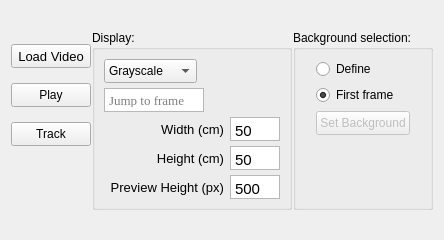
              <widget class="QWidget" name="tab">
               <property name="sizePolicy">
                <sizepolicy hsizetype="Preferred" vsizetype="Minimum">
                 <horstretch>0</horstretch>
                 <verstretch>0</verstretch>
                </sizepolicy>
               </property>
               <property name="minimumSize">
                <size>
                 <width>0</width>
                 <height>240</height>
                </size>
               </property>
               <property name="maximumSize">
                <size>
                 <width>16777215</width>
                 <height>240</height>
                </size>
               </property>
               <property name="baseSize">
                <size>
                 <width>240</width>
                 <height>0</height>
                </size>
               </property>
               <attribute name="title">
                <string>Video</string>
               </attribute>
               <layout class="QGridLayout" name="gridLayout_10">
                <item row="0" column="0">
                 <layout class="QHBoxLayout" name="horizontalLayout_4" stretch="0,0,0">
                  <property name="spacing">
                   <number>1</number>
                  </property>
                  <item>
                   <layout class="QVBoxLayout" name="verticalLayout" stretch="0,0,0,0">
                    <property name="spacing">
                     <number>1</number>
                    </property>
                    <item>
                     <widget class="QPushButton" name="loadVideo">
                      <property name="sizePolicy">
                       <sizepolicy hsizetype="Fixed" vsizetype="Fixed">
                        <horstretch>0</horstretch>
                        <verstretch>0</verstretch>
                       </sizepolicy>
                      </property>
                      <property name="minimumSize">
                       <size>
                        <width>50</width>
                        <height>24</height>
                       </size>
                      </property>
                      <property name="maximumSize">
                       <size>
                        <width>80</width>
                        <height>24</height>
                       </size>
                      </property>
                      <property name="baseSize">
                       <size>
                        <width>0</width>
                        <height>24</height>
                       </size>
                      </property>
                      <property name="font">
                       <font>
                        <family>Arial</family>
                        <pointsize>10</pointsize>
                       </font>
                      </property>
                      <property name="text">
                       <string>Load Video</string>
                      </property>
                     </widget>
                    </item>
                    <item>
                     <widget class="QPushButton" name="playButton">
                      <property name="sizePolicy">
                       <sizepolicy hsizetype="Fixed" vsizetype="Fixed">
                        <horstretch>0</horstretch>
                        <verstretch>0</verstretch>
                       </sizepolicy>
                      </property>
                      <property name="minimumSize">
                       <size>
                        <width>50</width>
                        <height>24</height>
                       </size>
                      </property>
                      <property name="maximumSize">
                       <size>
                        <width>80</width>
                        <height>24</height>
                       </size>
                      </property>
                      <property name="baseSize">
                       <size>
                        <width>0</width>
                        <height>24</height>
                       </size>
                      </property>
                      <property name="text">
                       <string>Play</string>
                      </property>
                     </widget>
                    </item>
                    <item>
                     <widget class="QPushButton" name="Track_B">
                      <property name="sizePolicy">
                       <sizepolicy hsizetype="Fixed" vsizetype="Fixed">
                        <horstretch>0</horstretch>
                        <verstretch>0</verstretch>
                       </sizepolicy>
                      </property>
                      <property name="minimumSize">
                       <size>
                        <width>50</width>
                        <height>24</height>
                       </size>
                      </property>
                      <property name="maximumSize">
                       <size>
                        <width>80</width>
                        <height>24</height>
                       </size>
                      </property>
                      <property name="baseSize">
                       <size>
                        <width>0</width>
                        <height>24</height>
                       </size>
                      </property>
                      <property name="text">
                       <string>Track</string>
                      </property>
                     </widget>
                    </item>
                    <item>
                     <spacer name="verticalSpacer_2">
                      <property name="orientation">
                       <enum>Qt::Vertical</enum>
                      </property>
                      <property name="sizeType">
                       <enum>QSizePolicy::Ignored</enum>
                      </property>
                      <property name="sizeHint" stdset="0">
                       <size>
                        <width>20</width>
                        <height>50</height>
                       </size>
                      </property>
                     </spacer>
                    </item>
                   </layout>
                  </item>
                  <item>
                   <widget class="QGroupBox" name="groupBox_2">
                    <property name="sizePolicy">
                     <sizepolicy hsizetype="Fixed" vsizetype="Minimum">
                      <horstretch>0</horstretch>
                      <verstretch>0</verstretch>
                     </sizepolicy>
                    </property>
                    <property name="minimumSize">
                     <size>
                      <width>200</width>
                      <height>180</height>
                     </size>
                    </property>
                    <property name="maximumSize">
                     <size>
                      <width>200</width>
                      <height>180</height>
                     </size>
                    </property>
                    <property name="baseSize">
                     <size>
                      <width>180</width>
                      <height>0</height>
                     </size>
                    </property>
                    <property name="title">
                     <string>Display:</string>
                    </property>
                    <layout class="QGridLayout" name="gridLayout_7">
                     <item row="2" column="3">
                      <widget class="QLabel" name="label">
                       <property name="sizePolicy">
                        <sizepolicy hsizetype="Minimum" vsizetype="Minimum">
                         <horstretch>0</horstretch>
                         <verstretch>0</verstretch>
                        </sizepolicy>
                       </property>
                       <property name="minimumSize">
                        <size>
                         <width>120</width>
                         <height>24</height>
                        </size>
                       </property>
                       <property name="maximumSize">
                        <size>
                         <width>120</width>
                         <height>24</height>
                        </size>
                       </property>
                       <property name="font">
                        <font>
                         <family>Arial</family>
                         <pointsize>10</pointsize>
                        </font>
                       </property>
                       <property name="text">
                        <string>Width (cm)</string>
                       </property>
                       <property name="alignment">
                        <set>Qt::AlignRight|Qt::AlignTrailing|Qt::AlignVCenter</set>
                       </property>
                      </widget>
                     </item>
                     <item row="2" column="4">
                      <widget class="QTextEdit" name="width">
                       <property name="sizePolicy">
                        <sizepolicy hsizetype="Fixed" vsizetype="Minimum">
                         <horstretch>0</horstretch>
                         <verstretch>0</verstretch>
                        </sizepolicy>
                       </property>
                       <property name="minimumSize">
                        <size>
                         <width>50</width>
                         <height>24</height>
                        </size>
                       </property>
                       <property name="maximumSize">
                        <size>
                         <width>50</width>
                         <height>24</height>
                        </size>
                       </property>
                       <property name="font">
                        <font>
                         <family>Arial</family>
                         <pointsize>10</pointsize>
                        </font>
                       </property>
                       <property name="inputMethodHints">
                        <set>Qt::ImhDigitsOnly</set>
                       </property>
                       <property name="verticalScrollBarPolicy">
                        <enum>Qt::ScrollBarAlwaysOff</enum>
                       </property>
                       <property name="horizontalScrollBarPolicy">
                        <enum>Qt::ScrollBarAlwaysOff</enum>
                       </property>
                       <property name="tabChangesFocus">
                        <bool>true</bool>
                       </property>
                       <property name="lineWrapMode">
                        <enum>QTextEdit::NoWrap</enum>
                       </property>
                       <property name="html">
                        <string>&lt;!DOCTYPE HTML PUBLIC &quot;-//W3C//DTD HTML 4.0//EN&quot; &quot;http://www.w3.org/TR/REC-html40/strict.dtd&quot;&gt;
&lt;html&gt;&lt;head&gt;&lt;meta name=&quot;qrichtext&quot; content=&quot;1&quot; /&gt;&lt;style type=&quot;text/css&quot;&gt;
p, li { white-space: pre-wrap; }
&lt;/style&gt;&lt;/head&gt;&lt;body style=&quot; font-family:'Arial'; font-size:10pt; font-weight:400; font-style:normal;&quot;&gt;
&lt;p style=&quot; margin-top:0px; margin-bottom:0px; margin-left:0px; margin-right:0px; -qt-block-indent:0; text-indent:0px;&quot;&gt;&lt;span style=&quot; font-family:'Ubuntu'; font-size:11pt;&quot;&gt;50&lt;/span&gt;&lt;/p&gt;&lt;/body&gt;&lt;/html&gt;</string>
                       </property>
                       <property name="acceptRichText">
                        <bool>false</bool>
                       </property>
                      </widget>
                     </item>
                     <item row="4" column="4">
                      <widget class="QTextEdit" name="previewHeight">
                       <property name="sizePolicy">
                        <sizepolicy hsizetype="Fixed" vsizetype="Minimum">
                         <horstretch>0</horstretch>
                         <verstretch>0</verstretch>
                        </sizepolicy>
                       </property>
                       <property name="minimumSize">
                        <size>
                         <width>50</width>
                         <height>24</height>
                        </size>
                       </property>
                       <property name="maximumSize">
                        <size>
                         <width>50</width>
                         <height>24</height>
                        </size>
                       </property>
                       <property name="font">
                        <font>
                         <family>Arial</family>
                         <pointsize>10</pointsize>
                        </font>
                       </property>
                       <property name="inputMethodHints">
                        <set>Qt::ImhDigitsOnly</set>
                       </property>
                       <property name="verticalScrollBarPolicy">
                        <enum>Qt::ScrollBarAlwaysOff</enum>
                       </property>
                       <property name="horizontalScrollBarPolicy">
                        <enum>Qt::ScrollBarAlwaysOff</enum>
                       </property>
                       <property name="tabChangesFocus">
                        <bool>true</bool>
                       </property>
                       <property name="lineWrapMode">
                        <enum>QTextEdit::NoWrap</enum>
                       </property>
                       <property name="html">
                        <string>&lt;!DOCTYPE HTML PUBLIC &quot;-//W3C//DTD HTML 4.0//EN&quot; &quot;http://www.w3.org/TR/REC-html40/strict.dtd&quot;&gt;
&lt;html&gt;&lt;head&gt;&lt;meta name=&quot;qrichtext&quot; content=&quot;1&quot; /&gt;&lt;style type=&quot;text/css&quot;&gt;
p, li { white-space: pre-wrap; }
&lt;/style&gt;&lt;/head&gt;&lt;body style=&quot; font-family:'Arial'; font-size:10pt; font-weight:400; font-style:normal;&quot;&gt;
&lt;p style=&quot; margin-top:0px; margin-bottom:0px; margin-left:0px; margin-right:0px; -qt-block-indent:0; text-indent:0px;&quot;&gt;&lt;span style=&quot; font-family:'Ubuntu'; font-size:11pt;&quot;&gt;500&lt;/span&gt;&lt;/p&gt;&lt;/body&gt;&lt;/html&gt;</string>
                       </property>
                       <property name="acceptRichText">
                        <bool>false</bool>
                       </property>
                      </widget>
                     </item>
                     <item row="3" column="4">
                      <widget class="QTextEdit" name="height">
                       <property name="sizePolicy">
                        <sizepolicy hsizetype="Fixed" vsizetype="Minimum">
                         <horstretch>0</horstretch>
                         <verstretch>0</verstretch>
                        </sizepolicy>
                       </property>
                       <property name="minimumSize">
                        <size>
                         <width>50</width>
                         <height>24</height>
                        </size>
                       </property>
                       <property name="maximumSize">
                        <size>
                         <width>50</width>
                         <height>24</height>
                        </size>
                       </property>
                       <property name="font">
                        <font>
                         <family>Arial</family>
                         <pointsize>10</pointsize>
                        </font>
                       </property>
                       <property name="inputMethodHints">
                        <set>Qt::ImhDigitsOnly</set>
                       </property>
                       <property name="verticalScrollBarPolicy">
                        <enum>Qt::ScrollBarAlwaysOff</enum>
                       </property>
                       <property name="horizontalScrollBarPolicy">
                        <enum>Qt::ScrollBarAlwaysOff</enum>
                       </property>
                       <property name="tabChangesFocus">
                        <bool>true</bool>
                       </property>
                       <property name="lineWrapMode">
                        <enum>QTextEdit::NoWrap</enum>
                       </property>
                       <property name="html">
                        <string>&lt;!DOCTYPE HTML PUBLIC &quot;-//W3C//DTD HTML 4.0//EN&quot; &quot;http://www.w3.org/TR/REC-html40/strict.dtd&quot;&gt;
&lt;html&gt;&lt;head&gt;&lt;meta name=&quot;qrichtext&quot; content=&quot;1&quot; /&gt;&lt;style type=&quot;text/css&quot;&gt;
p, li { white-space: pre-wrap; }
&lt;/style&gt;&lt;/head&gt;&lt;body style=&quot; font-family:'Arial'; font-size:10pt; font-weight:400; font-style:normal;&quot;&gt;
&lt;p style=&quot; margin-top:0px; margin-bottom:0px; margin-left:0px; margin-right:0px; -qt-block-indent:0; text-indent:0px;&quot;&gt;&lt;span style=&quot; font-family:'Ubuntu'; font-size:11pt;&quot;&gt;50&lt;/span&gt;&lt;/p&gt;&lt;/body&gt;&lt;/html&gt;</string>
                       </property>
                       <property name="acceptRichText">
                        <bool>false</bool>
                       </property>
                      </widget>
                     </item>
                     <item row="3" column="3">
                      <widget class="QLabel" name="label_2">
                       <property name="sizePolicy">
                        <sizepolicy hsizetype="Minimum" vsizetype="Minimum">
                         <horstretch>0</horstretch>
                         <verstretch>0</verstretch>
                        </sizepolicy>
                       </property>
                       <property name="minimumSize">
                        <size>
                         <width>120</width>
                         <height>24</height>
                        </size>
                       </property>
                       <property name="maximumSize">
                        <size>
                         <width>120</width>
                         <height>24</height>
                        </size>
                       </property>
                       <property name="font">
                        <font>
                         <family>Arial</family>
                         <pointsize>10</pointsize>
                        </font>
                       </property>
                       <property name="text">
                        <string>Height (cm)</string>
                       </property>
                       <property name="alignment">
                        <set>Qt::AlignRight|Qt::AlignTrailing|Qt::AlignVCenter</set>
                       </property>
                      </widget>
                     </item>
                     <item row="4" column="3">
                      <widget class="QLabel" name="label_3">
                       <property name="sizePolicy">
                        <sizepolicy hsizetype="Minimum" vsizetype="Minimum">
                         <horstretch>0</horstretch>
                         <verstretch>0</verstretch>
                        </sizepolicy>
                       </property>
                       <property name="minimumSize">
                        <size>
                         <width>120</width>
                         <height>24</height>
                        </size>
                       </property>
                       <property name="maximumSize">
                        <size>
                         <width>120</width>
                         <height>24</height>
                        </size>
                       </property>
                       <property name="font">
                        <font>
                         <family>Arial</family>
                         <pointsize>10</pointsize>
                        </font>
                       </property>
                       <property name="text">
                        <string>Preview Height (px)</string>
                       </property>
                       <property name="alignment">
                        <set>Qt::AlignRight|Qt::AlignTrailing|Qt::AlignVCenter</set>
                       </property>
                      </widget>
                     </item>
                     <item row="0" column="3">
                      <widget class="QComboBox" name="ViewMode">
                       <property name="sizePolicy">
                        <sizepolicy hsizetype="Fixed" vsizetype="Minimum">
                         <horstretch>0</horstretch>
                         <verstretch>0</verstretch>
                        </sizepolicy>
                       </property>
                       <property name="minimumSize">
                        <size>
                         <width>93</width>
                         <height>24</height>
                        </size>
                       </property>
                       <property name="maximumSize">
                        <size>
                         <width>16777215</width>
                         <height>24</height>
                        </size>
                       </property>
                       <item>
                        <property name="text">
                         <string>Grayscale</string>
                        </property>
                       </item>
                       <item>
                        <property name="text">
                         <string>Subtraction</string>
                        </property>
                       </item>
                       <item>
                        <property name="text">
                         <string>Threshold</string>
                        </property>
                       </item>
                      </widget>
                     </item>
                     <item row="1" column="3">
                      <widget class="QTextEdit" name="jumpFrame">
                       <property name="sizePolicy">
                        <sizepolicy hsizetype="Fixed" vsizetype="Minimum">
                         <horstretch>0</horstretch>
                         <verstretch>0</verstretch>
                        </sizepolicy>
                       </property>
                       <property name="minimumSize">
                        <size>
                         <width>100</width>
                         <height>24</height>
                        </size>
                       </property>
                       <property name="maximumSize">
                        <size>
                         <width>100</width>
                         <height>24</height>
                        </size>
                       </property>
                       <property name="sizeIncrement">
                        <size>
                         <width>20</width>
                         <height>20</height>
                        </size>
                       </property>
                       <property name="baseSize">
                        <size>
                         <width>20</width>
                         <height>20</height>
                        </size>
                       </property>
                       <property name="font">
                        <font>
                         <family>Times New Roman</family>
                         <pointsize>10</pointsize>
                        </font>
                       </property>
                       <property name="statusTip">
                        <string>Enter frame number and press enter</string>
                       </property>
                       <property name="layoutDirection">
                        <enum>Qt::LeftToRight</enum>
                       </property>
                       <property name="inputMethodHints">
                        <set>Qt::ImhDigitsOnly</set>
                       </property>
                       <property name="verticalScrollBarPolicy">
                        <enum>Qt::ScrollBarAlwaysOff</enum>
                       </property>
                       <property name="horizontalScrollBarPolicy">
                        <enum>Qt::ScrollBarAlwaysOff</enum>
                       </property>
                       <property name="tabChangesFocus">
                        <bool>true</bool>
                       </property>
                       <property name="acceptRichText">
                        <bool>false</bool>
                       </property>
                       <property name="placeholderText">
                        <string>Jump to frame</string>
                       </property>
                      </widget>
                     </item>
                     <item row="5" column="4">
                      <spacer name="verticalSpacer_3">
                       <property name="orientation">
                        <enum>Qt::Vertical</enum>
                       </property>
                       <property name="sizeHint" stdset="0">
                        <size>
                         <width>20</width>
                         <height>40</height>
                        </size>
                       </property>
                      </spacer>
                     </item>
                    </layout>
                   </widget>
                  </item>
                  <item>
                   <widget class="QGroupBox" name="groupBox_3">
                    <property name="sizePolicy">
                     <sizepolicy hsizetype="Fixed" vsizetype="Minimum">
                      <horstretch>0</horstretch>
                      <verstretch>0</verstretch>
                     </sizepolicy>
                    </property>
                    <property name="minimumSize">
                     <size>
                      <width>140</width>
                      <height>180</height>
                     </size>
                    </property>
                    <property name="maximumSize">
                     <size>
                      <width>140</width>
                      <height>180</height>
                     </size>
                    </property>
                    <property name="baseSize">
                     <size>
                      <width>180</width>
                      <height>0</height>
                     </size>
                    </property>
                    <property name="title">
                     <string>Background selection:</string>
                    </property>
                    <layout class="QGridLayout" name="gridLayout_6">
                     <item row="0" column="1">
                      <widget class="QRadioButton" name="radioButton">
                       <property name="sizePolicy">
                        <sizepolicy hsizetype="Fixed" vsizetype="Fixed">
                         <horstretch>0</horstretch>
                         <verstretch>0</verstretch>
                        </sizepolicy>
                       </property>
                       <property name="text">
                        <string>Define</string>
                       </property>
                      </widget>
                     </item>
                     <item row="3" column="1">
                      <widget class="QPushButton" name="pushButton">
                       <property name="enabled">
                        <bool>false</bool>
                       </property>
                       <property name="sizePolicy">
                        <sizepolicy hsizetype="Fixed" vsizetype="Minimum">
                         <horstretch>0</horstretch>
                         <verstretch>0</verstretch>
                        </sizepolicy>
                       </property>
                       <property name="minimumSize">
                        <size>
                         <width>0</width>
                         <height>24</height>
                        </size>
                       </property>
                       <property name="maximumSize">
                        <size>
                         <width>16777215</width>
                         <height>24</height>
                        </size>
                       </property>
                       <property name="text">
                        <string>Set Background</string>
                       </property>
                      </widget>
                     </item>
                     <item row="1" column="1">
                      <widget class="QRadioButton" name="radioButton_2">
                       <property name="sizePolicy">
                        <sizepolicy hsizetype="Fixed" vsizetype="Fixed">
                         <horstretch>0</horstretch>
                         <verstretch>0</verstretch>
                        </sizepolicy>
                       </property>
                       <property name="text">
                        <string>First frame</string>
                       </property>
                       <property name="checked">
                        <bool>true</bool>
                       </property>
                      </widget>
                     </item>
                     <item row="4" column="1">
                      <spacer name="verticalSpacer">
                       <property name="orientation">
                        <enum>Qt::Vertical</enum>
                       </property>
                       <property name="sizeHint" stdset="0">
                        <size>
                         <width>20</width>
                         <height>40</height>
                        </size>
                       </property>
                      </spacer>
                     </item>
                    </layout>
                   </widget>
                  </item>
                 </layout>
                </item>
               </layout>
              </widget>
